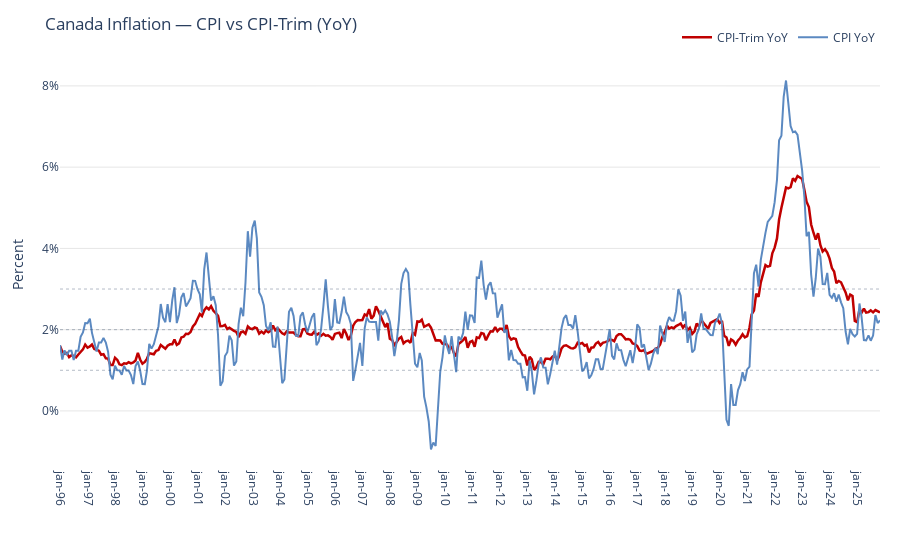

Source (notebook cell):
### Code cell
import plotly.graph_objects as go

cor_principal = "#c00000"
cor_secundaria = "#5b89c1"

# ticks 1/ano (jan)
ticks_yoy = pd.date_range("1996-01-01", df_yoy_plot["REF_DATE"].max(), freq="YS")

fig_yoy = go.Figure()

fig_yoy.add_trace(go.Scatter(
    x=df_yoy_plot["REF_DATE"],
    y=df_yoy_plot["cpi_trim_yoy_pct"],
    mode="lines",
    name="CPI-Trim YoY",
    line=dict(color=cor_principal, width=2.5),
))

fig_yoy.add_trace(go.Scatter(
    x=df_yoy_plot["REF_DATE"],
    y=df_yoy_plot["cpi_yoy_pct"],
    mode="lines",
    name="CPI YoY",
    line=dict(color=cor_secundaria, width=2.0),
))

# linhas de suporte discretas (ex.: 1%, 2%, 3%)
linhas_suporte = [1, 2, 3]
for y in linhas_suporte:
    fig_yoy.add_hline(y=y, line_width=1, line_dash="dot", opacity=0.35)

fig_yoy.update_layout(
    title="Canada Inflation — CPI vs CPI-Trim (YoY)",
    plot_bgcolor="white",
    paper_bgcolor="white",
    margin=dict(l=60, r=20, t=60, b=90),
    legend=dict(orientation="h", yanchor="bottom", y=1.02, xanchor="right", x=1),
)

fig_yoy.update_xaxes(
    tickmode="array",
    tickvals=ticks_yoy,
    ticktext=[d.strftime("%b-%y") for d in ticks_yoy],
    tickangle=90,
    showgrid=False,
    zeroline=False,
)

fig_yoy.update_yaxes(
    title="Percent",
    ticksuffix="%",
    tickformat=".0f",
    showgrid=True,
    gridcolor="rgba(0,0,0,0.10)",
    zeroline=False,
    showline=False,
)

fig_yoy.show()

### Figure 1 — Plotly figure (JSON) as saved in the notebook; plotly's stock layout.template omitted (floating-point values rounded to 4 significant figures; data arrays with more than 128 entries replaced by an {"elided": "..."} marker saying what was removed)
{"data": [{"line": {"color": "#c00000", "width": 2.5}, "mode": "lines", "name": "CPI-Trim YoY", "type": "scatter", "x": {"elided": "359 str values"}, "y": {"elided": "359 float values"}}, {"line": {"color": "#5b89c1", "width": 2}, "mode": "lines", "name": "CPI YoY", "type": "scatter", "x": {"elided": "359 str values"}, "y": {"elided": "359 float values"}}], "layout": {"legend": {"orientation": "h", "x": 1, "xanchor": "right", "y": 1.02, "yanchor": "bottom"}, "margin": {"b": 90, "l": 60, "r": 20, "t": 60}, "paper_bgcolor": "white", "plot_bgcolor": "white", "shapes": [{"line": {"dash": "dot", "width": 1}, "opacity": 0.35, "type": "line", "x0": 0, "x1": 1, "xref": "x domain", "y0": 1, "y1": 1, "yref": "y"}, {"line": {"dash": "dot", "width": 1}, "opacity": 0.35, "type": "line", "x0": 0, "x1": 1, "xref": "x domain", "y0": 2, "y1": 2, "yref": "y"}, {"line": {"dash": "dot", "width": 1}, "opacity": 0.35, "type": "line", "x0": 0, "x1": 1, "xref": "x domain", "y0": 3, "y1": 3, "yref": "y"}], "title": {"text": "Canada Inflation — CPI vs CPI-Trim (YoY)"}, "xaxis": {"showgrid": false, "tickangle": 90, "tickmode": "array", "ticktext": ["jan-96", "jan-97", "jan-98", "jan-99", "jan-00", "jan-01", "jan-02", "jan-03", "jan-04", "jan-05", "jan-06", "jan-07", "jan-08", "jan-09", "jan-10", "jan-11", "jan-12", "jan-13", "jan-14", "jan-15", "jan-16", "jan-17", "jan-18", "jan-19", "jan-20", "jan-21", "jan-22", "jan-23", "jan-24", "jan-25"], "tickvals": ["1996-01-01T00:00:00", "1997-01-01T00:00:00", "1998-01-01T00:00:00", "1999-01-01T00:00:00", "2000-01-01T00:00:00", "2001-01-01T00:00:00", "2002-01-01T00:00:00", "2003-01-01T00:00:00", "2004-01-01T00:00:00", "2005-01-01T00:00:00", "2006-01-01T00:00:00", "2007-01-01T00:00:00", "2008-01-01T00:00:00", "2009-01-01T00:00:00", "2010-01-01T00:00:00", "2011-01-01T00:00:00", "2012-01-01T00:00:00", "2013-01-01T00:00:00", "2014-01-01T00:00:00", "2015-01-01T00:00:00", "2016-01-01T00:00:00", "2017-01-01T00:00:00", "2018-01-01T00:00:00", "2019-01-01T00:00:00", "2020-01-01T00:00:00", "2021-01-01T00:00:00", "2022-01-01T00:00:00", "2023-01-01T00:00:00", "2024-01-01T00:00:00", "2025-01-01T00:00:00"], "zeroline": false}, "yaxis": {"gridcolor": "rgba(0,0,0,0.10)", "showgrid": true, "showline": false, "tickformat": ".0f", "ticksuffix": "%", "title": {"text": "Percent"}, "zeroline": false}}}
